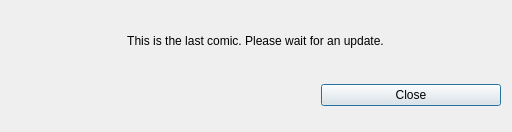
<?xml version="1.0" encoding="UTF-8"?>
<ui version="4.0">
 <class>Dialog</class>
 <widget class="QDialog" name="Dialog">
  <property name="geometry">
   <rect>
    <x>0</x>
    <y>0</y>
    <width>512</width>
    <height>132</height>
   </rect>
  </property>
  <property name="windowTitle">
   <string>Dialog</string>
  </property>
  <widget class="QWidget" name="verticalLayoutWidget">
   <property name="geometry">
    <rect>
     <x>10</x>
     <y>10</y>
     <width>491</width>
     <height>61</height>
    </rect>
   </property>
   <layout class="QVBoxLayout" name="verticalLayout">
    <item>
     <widget class="QLabel" name="label">
      <property name="text">
       <string>This is the last comic. Please wait for an update.</string>
      </property>
      <property name="alignment">
       <set>Qt::AlignCenter</set>
      </property>
     </widget>
    </item>
   </layout>
  </widget>
  <widget class="QWidget" name="horizontalLayoutWidget">
   <property name="geometry">
    <rect>
     <x>10</x>
     <y>70</y>
     <width>491</width>
     <height>51</height>
    </rect>
   </property>
   <layout class="QHBoxLayout" name="horizontalLayout">
    <item>
     <spacer name="horizontalSpacer">
      <property name="orientation">
       <enum>Qt::Horizontal</enum>
      </property>
      <property name="sizeHint" stdset="0">
       <size>
        <width>40</width>
        <height>20</height>
       </size>
      </property>
     </spacer>
    </item>
    <item>
     <widget class="QPushButton" name="pushButton">
      <property name="minimumSize">
       <size>
        <width>180</width>
        <height>0</height>
       </size>
      </property>
      <property name="text">
       <string>Close</string>
      </property>
     </widget>
    </item>
   </layout>
  </widget>
 </widget>
 <resources/>
 <connections>
  <connection>
   <sender>pushButton</sender>
   <signal>clicked()</signal>
   <receiver>Dialog</receiver>
   <slot>close()</slot>
   <hints>
    <hint type="sourcelabel">
     <x>527</x>
     <y>105</y>
    </hint>
    <hint type="destinationlabel">
     <x>557</x>
     <y>117</y>
    </hint>
   </hints>
  </connection>
 </connections>
</ui>
